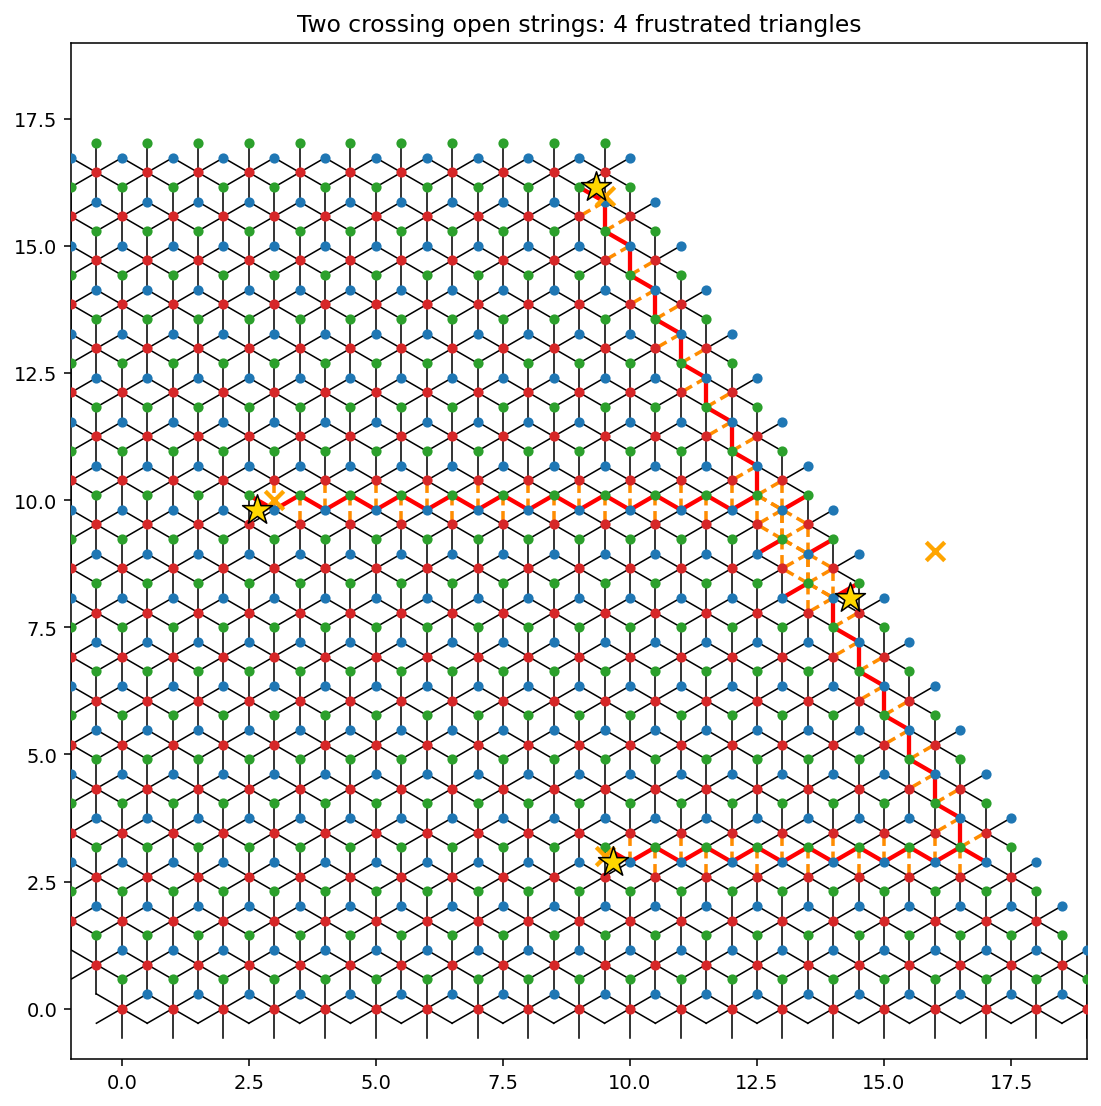

Source code (Python):
"""Tests the user's question: can two OPEN strings be built so their drawn
paths actually cross each other? Prediction: apply_dual_string_defect just
XORs bond states, so unless the two strings happen to toggle a literally
SHARED bond at the crossing, they act as two fully independent defect
pairs -- 4 frustrated triangles total (string A's 2 endpoints + string B's
2 endpoints), with the crossing point itself looking perfectly ordinary
(no special cancellation or extra defect there), unlike a CLOSED loop's
corner (which cancels by construction because the same triangle-half is
deliberately shared between consecutive segments).
"""
import numpy as np
import matplotlib.pyplot as plt

from rhombile_lattice import route_string_between_points, apply_dual_string_defect, frustrated_triangles
from dual_string_demo import build_dual, draw_lattice

NX, NY = 20, 20


def main():
    lat, triangles, rhombi, sibling, hop = build_dual(NX, NY)

    # String A: roughly horizontal, string B: roughly vertical, crossing
    # near the box center.
    a_left = np.array([3.0, 10.0])
    a_right = np.array([16.0, 9.0])
    b_top = np.array([9.5, 16.0])
    b_bottom = np.array([9.5, 3.0])

    _, _, nodes_a, bonds_a = route_string_between_points(rhombi, sibling, hop, a_left, a_right)
    touched_a = apply_dual_string_defect(triangles, nodes_a, bonds_a)

    _, _, nodes_b, bonds_b = route_string_between_points(rhombi, sibling, hop, b_top, b_bottom)
    touched_b = apply_dual_string_defect(triangles, nodes_b, bonds_b)

    shared = set(id(b) for b in touched_a) & set(id(b) for b in touched_b)
    print(f"string A touched {len(touched_a)} bonds, string B touched {len(touched_b)} bonds")
    print(f"bonds touched by BOTH strings (would cancel via double-toggle): {len(shared)}")

    ft = frustrated_triangles(lat)
    print(f"frustrated triangles: {len(ft)} (predicted 4: 2 endpoints per string, "
          f"independent since no shared bond)")
    for f in ft:
        print(f"  defect at centroid {np.round(f['centroid'], 2)}")

    on = [b for b in (touched_a + touched_b) if b["J"] != 0.0]
    off = [b for b in (touched_a + touched_b) if b["J"] == 0.0]
    fig, ax = plt.subplots(figsize=(8, 8))
    draw_lattice(ax, lat, highlight_on=on, highlight_off=off, frustrated=ft,
                 targets=[a_left, a_right, b_top, b_bottom], box=(NX, NY),
                 title=f"Two crossing open strings: {len(ft)} frustrated triangles")
    plt.tight_layout()
    plt.savefig("crossing_strings.png", dpi=140, bbox_inches="tight")
    print("saved crossing_strings.png")


if __name__ == "__main__":
    main()
